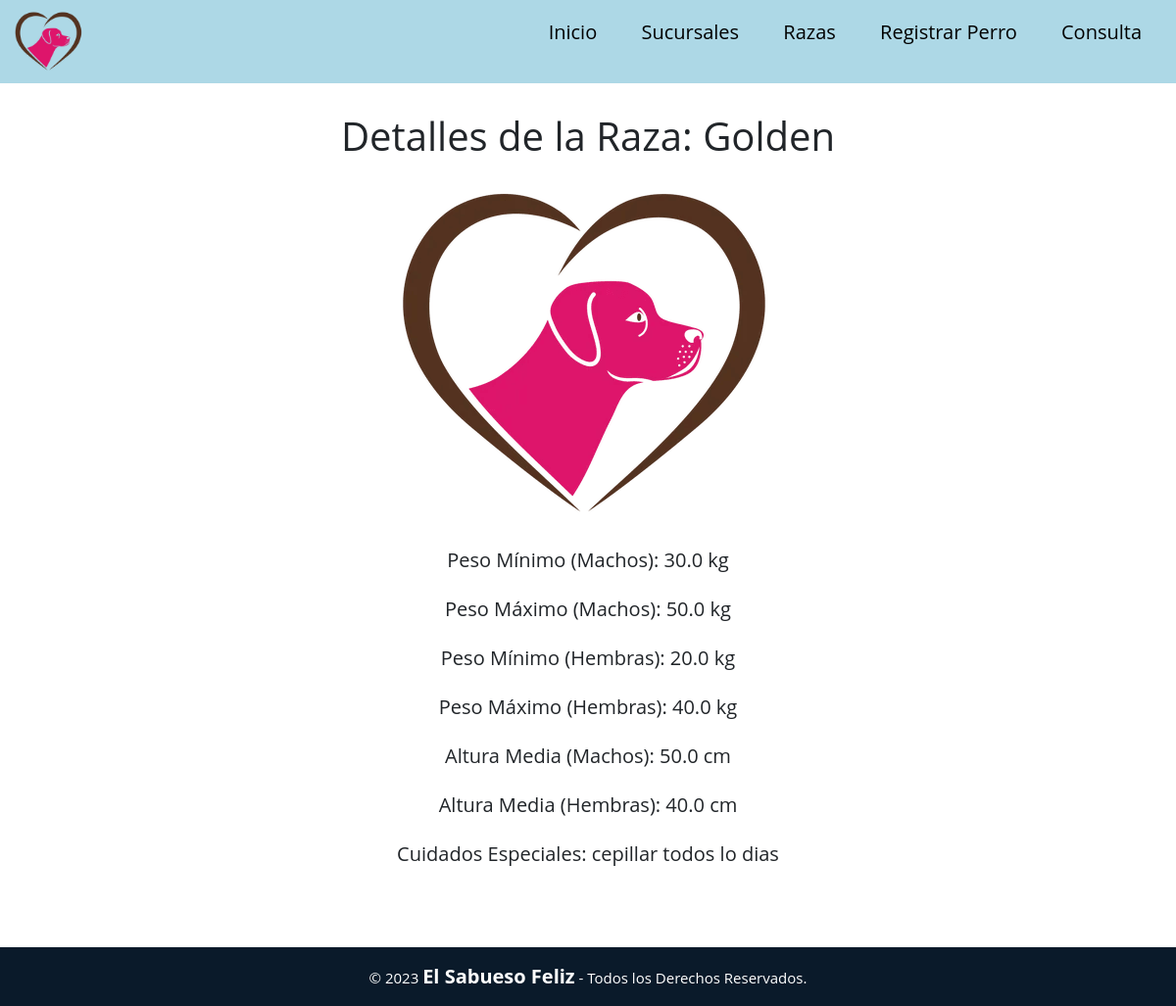
Page /detalles_raza/1/ on the committed database.
### app/models.py (models this page shows, shortened)
class Raza(models.Model):
    denominacion = models.CharField(max_length=255)
    pesoMinimoMachos = models.FloatField()
    pesoMaximoMachos = models.FloatField()
    pesoMinimoHembras = models.FloatField()
    pesoMaximoHembras = models.FloatField()
    alturaMediaMachos = models.FloatField()
    alturaMediaHembras = models.FloatField()
    cuidadosEspeciales = models.CharField(("cuidadosEspeciales"), max_length=180)

### app/views.py (the view)
# urls.py: path('detalles_raza/<int:raza_id>/', detalles_raza, name='detalles_raza'),
def detalles_raza(request, raza_id):
    try:
        raza = Raza.objects.get(pk=raza_id)
    except Raza.DoesNotExist:
        raise ("Raza inexistente")
    return render(request, 'detalles_raza.html', {'raza': raza})

### app/templates/detalles_raza.html
{% extends 'index.html' %}
{% load static %}
{% block head %}
<link rel="stylesheet" href="{% static 'CSS/styles.css' %}">
<link rel="stylesheet" href="https://cdn.jsdelivr.net/npm/bootstrap@4.0.0/dist/css/bootstrap.min.css">
<link rel="stylesheet" href="{% static 'JS/index.js' %}">
{% endblock %}
{% block content %}
    <div class="container mt-4">
        <div class="row">
            <div class="col-md-12 text-center">
                <h2>Detalles de la Raza: {{ raza.denominacion }}</h2>
                <img src="{% static 'IMG/Logo.png' %}" alt="{{ raza.denominacion }}">
                <p>Peso Mínimo (Machos): {{ raza.pesoMinimoMachos }} kg</p>
                <p>Peso Máximo (Machos): {{ raza.pesoMaximoMachos }} kg</p>
                <p>Peso Mínimo (Hembras): {{ raza.pesoMinimoHembras }} kg</p>
                <p>Peso Máximo (Hembras): {{ raza.pesoMaximoHembras }} kg</p>
                <p>Altura Media (Machos): {{ raza.alturaMediaMachos }} cm</p>
                <p>Altura Media (Hembras): {{ raza.alturaMediaHembras }} cm</p>
                <p>Cuidados Especiales: {{ raza.cuidadosEspeciales }}</p>
            </div>
        </div>
    </div>
    <br><br><br><br>
{% endblock %}

### app/static/CSS/styles.css (style rules this page uses)
* { box-sizing: border-box; margin: 0; padding: 0; font-family: 'Nunito', sans-serif; font-size: 20px; }
body { background-color: #fff59d; min-width: 400px; }
* { margin: 0; padding: 0; box-sizing: border-box; font-family: 'Open Sans', sans-serif; }

### rows in the picture
Raza: denominacion "Golden", pesoMinimoMachos "30.0", pesoMaximoMachos "50.0", pesoMinimoHembras "20.0", pesoMaximoHembras "40.0", alturaMediaMachos "50.0", alturaMediaHembras "40.0", cuidadosEspeciales "cepillar todos lo dias"
